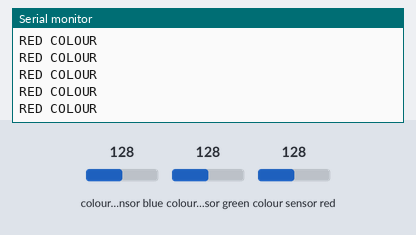
This sketch was run on a simulated Arduino Uno, built with avr-gcc and run on an emulated ATmega328P. Parts: the last lines printed to the serial monitor. Wiring (inferred from the names in the program): TCS3200 colour sensor: output pin 8; S2 pin 6; S3 pin 7; S0 pin 4; S1 pin 5. Inputs (shaded band) come from the test bench; at power-on: colour sensor red 128, colour sensor blue 128, colour sensor green 128.

Above: at 1.2 s.
1.3 s: colour sensor red set to 5
At 1.76 s:
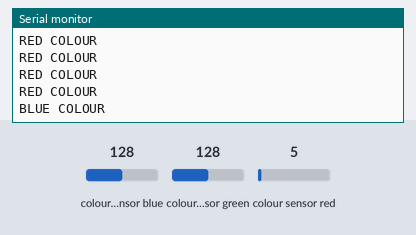
3.5 s: colour sensor blue set to 5
At 3.77 s:
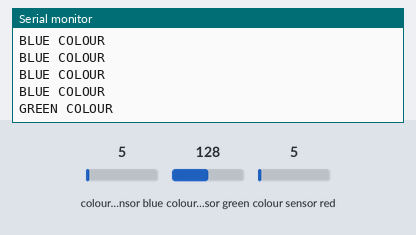
5.5 s: colour sensor green set to 5
At 5.78 s:
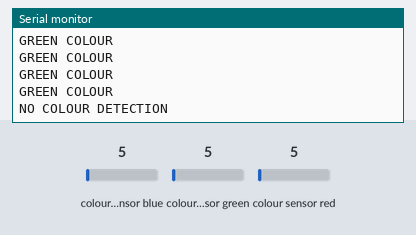

Measured:
- after the input at 1.3 s, the serial monitor: prints a new line after 0.30 s (image 1)
- after the input at 3.5 s, the serial monitor: prints a new line after 0.11 s (image 2)
- after the input at 5.5 s, the serial monitor: prints a new line after 0.12 s (image 3)

The sketch:

Program.ino
```cpp
#define S0 4
#define S1 5
#define S2 6
#define S3 7
#define Sensor 8
int red_freq = 0;
int green_freq = 0;
int blue_freq = 0;
void setup() {
  pinMode(S0, OUTPUT);
  pinMode(S1, OUTPUT);
  pinMode(S2, OUTPUT);
  pinMode(S3, OUTPUT);
  pinMode(Sensor, INPUT);

  // Setting frequency-scaling to 20%
  // For frequency scaling we use S0 S1, S0=1 s1=0
  digitalWrite(S0,HIGH);
  digitalWrite(S1,LOW);

  Serial.begin(9600);
}
void loop() {
  // Setting red filtered photodiodes to be read
  digitalWrite(S2,LOW);
  digitalWrite(S3,LOW);
  // Reading the output frequency
   red_freq = pulseIn(Sensor, LOW);

  delay(100);
  // Setting Green filtered photodiodes to be read
  digitalWrite(S2,HIGH);
  digitalWrite(S3,HIGH);
  // Reading the output frequency
  green_freq = pulseIn(Sensor, LOW);
  // Printing the value on the serial monitor

  delay(100);
  // Setting Blue filtered photodiodes to be read
  digitalWrite(S2,LOW);
  digitalWrite(S3,HIGH);
  // Reading the output frequency
  blue_freq = pulseIn(Sensor, LOW);
  // Printing the value on the serial monitor


 if (red_freq>25 && red_freq< 77)
  {
  Serial.println("RED COLOUR");
  }
  else if (blue_freq>25 && blue_freq< 77)
  {
    Serial.println("BLUE COLOUR");
  }
  else if (green_freq>25 && green_freq< 77)
 {
  Serial.println("GREEN COLOUR");}

 else
 {
  Serial.println("NO COLOUR DETECTION");
 }
 }
```
